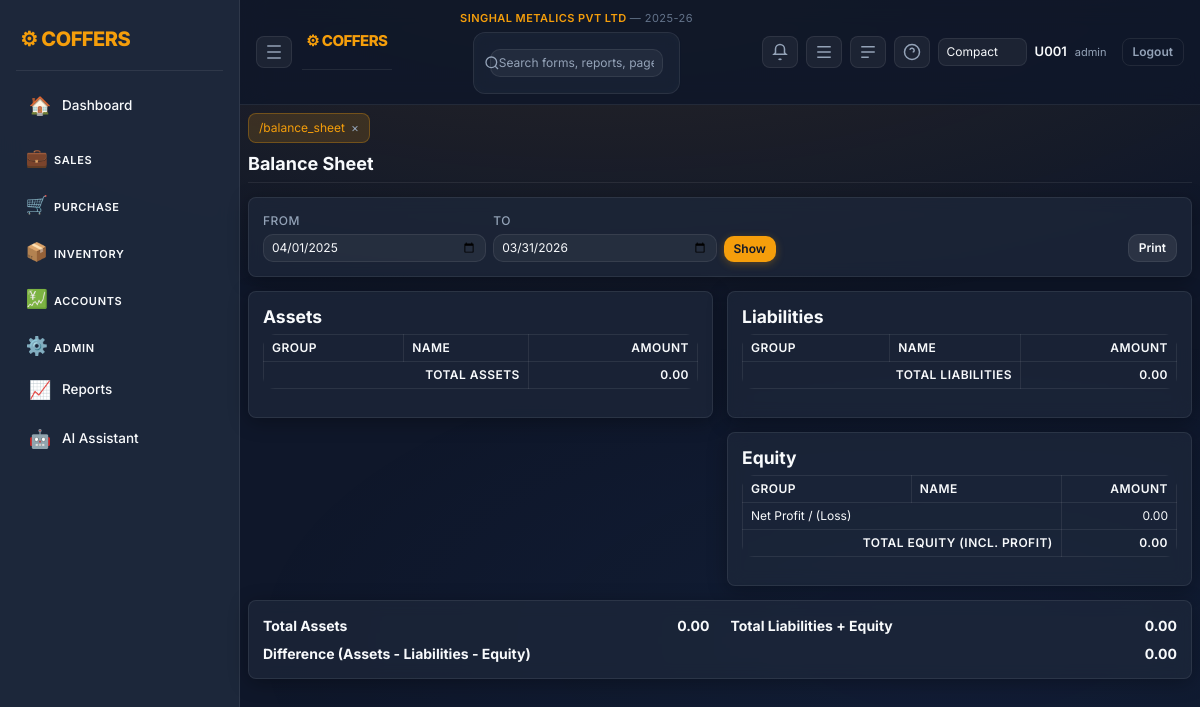
The app's page /balance_sheet (signed in) with its own data.
### tables this page shows
CREATE TABLE company_mast(
          company_id INTEGER PRIMARY KEY AUTOINCREMENT,
          company_name TEXT,
          short_name TEXT,
          gstin TEXT,
          address TEXT,
          city TEXT,
          state TEXT
        , group_name TEXT, company_logo TEXT, app_logo TEXT);

CREATE TABLE financial_years(
          fy_id INTEGER PRIMARY KEY AUTOINCREMENT,
          company_id INTEGER,
          fy_name TEXT,
          start_date TEXT,
          end_date TEXT
        );

### app.py (the view, shortened to what this page needs)
@app.route("/balance_sheet")
def balance_sheet():
    if "user" not in session:
        return redirect("/")
    con = db()
    today_str = today()
    fy_start = session.get("fy_start")
    fy_end = session.get("fy_end")
    from_date = request.args.get("from") or fy_start or today_str
    to_date = request.args.get("to") or fy_end or today_str
    company_id = session.get("company_id")
    asset_rows = []
    liability_rows = []
    equity_rows = []
    total_assets = 0.0
    total_liabilities = 0.0
    total_equity = 0.0
    rows = con.execute("""
        WITH lines AS (
          SELECT h.v_date, l.ledger_id, l.dr, l.cr
          FROM vouchers_lines l
          JOIN vouchers_head h ON h.v_id=l.v_id
          WHERE h.company_id=? AND h.v_date BETWEEN ? AND ?
        )
        SELECT lg.ledger_name name, g.group_name, g.acc_type,
               COALESCE(SUM(lines.dr),0) dr,
               COALESCE(SUM(lines.cr),0) cr
        FROM ledgers lg
        JOIN acc_groups g ON lg.group_id=g.group_id
        LEFT JOIN lines ON lines.ledger_id=lg.ledger_id
        WHERE g.acc_type IN ('ASSET','LIABILITY','EQUITY')
        GROUP BY lg.ledger_id, lg.ledger_name, g.group_name, g.acc_type
        ORDER BY g.acc_type, g.group_name, lg.ledger_name
    """, (company_id, from_date, to_date)).fetchall()
    for r in rows:
        acc_type = r["acc_type"]
        dr = float(r["dr"] or 0)
        cr = float(r["cr"] or 0)
        if acc_type == "ASSET":
            amt = dr - cr
            if amt <= 0:
                continue
        elif acc_type == "LIABILITY":
            amt = cr - dr
            if amt <= 0:
                continue
        elif acc_type == "EQUITY":
            amt = cr - dr
            if amt <= 0:
                continue
    income_expense_rows = con.execute("""
        WITH lines AS (
          SELECT h.v_date, l.ledger_id, l.dr, l.cr
          FROM vouchers_lines l
          JOIN vouchers_head h ON h.v_id=l.v_id
          WHERE h.company_id=? AND h.v_date BETWEEN ? AND ?
        )
        SELECT lg.ledger_name name, g.group_name, g.acc_type,
               COALESCE(SUM(lines.dr),0) dr,
               COALESCE(SUM(lines.cr),0) cr
        FROM ledgers lg
        JOIN acc_groups g ON lg.group_id=g.group_id
        LEFT JOIN lines ON lines.ledger_id=lg.ledger_id
        WHERE g.acc_type IN ('INCOME','EXPENSE')
        GROUP BY lg.ledger_id, lg.ledger_name, g.group_name, g.acc_type
        ORDER BY g.acc_type, g.group_name, lg.ledger_name
    """, (company_id, from_date, to_date)).fetchall()
    total_income = 0.0
    total_expense = 0.0
    for r in income_expense_rows:
        acc_type = r["acc_type"]
        dr = float(r["dr"] or 0)
        cr = float(r["cr"] or 0)
        if acc_type == "INCOME":
            amt = cr - dr
            if amt <= 0:
                continue
            total_income += amt
        elif acc_type == "EXPENSE":
            amt = dr - cr
            if amt <= 0:
                continue
            total_expense += amt
    net_profit = total_income - total_expense
    equity_with_profit = total_equity + net_profit
    total_liab_equity = total_liabilities + equity_with_profit
    diff = total_assets - total_liab_equity
    return render_template(
        "balance_sheet.html",
        from_date=from_date,
        to_date=to_date,
        asset_rows=asset_rows,
        liability_rows=liability_rows,
        equity_rows=equity_rows,
        total_assets=total_assets,
        total_liabilities=total_liabilities,
        total_equity=total_equity,
        net_profit=net_profit,
        equity_with_profit=equity_with_profit,
        total_liab_equity=total_liab_equity,
        diff=diff,
    )

### app.py (called while the page is built)
def today():
    return date.today().isoformat()

def db():
    con = getattr(g, "_db", None)
    if con is None:
        con = sqlite3.connect(DB)
        con.row_factory = sqlite3.Row
        g._db = con
    return con

def ensure_company_context(con):
    ensure_company_core(con)
    row = con.execute("SELECT company_id,company_name FROM company_mast ORDER BY company_id LIMIT 1").fetchone()
    if row and "company_id" not in session:
        session["company_id"] = row["company_id"]
        session["company_name"] = row["company_name"]
    company_id = session.get("company_id")
    if company_id:
        fy = con.execute("""
            SELECT fy_id,fy_name,start_date,end_date
            FROM financial_years
            WHERE company_id=?
            ORDER BY start_date
        """, (company_id,)).fetchone()
        if fy:
            session.setdefault("fy_id", fy["fy_id"])
            session.setdefault("fy_name", fy["fy_name"])
            session.setdefault("fy_start", fy["start_date"])
            session.setdefault("fy_end", fy["end_date"])

@app.before_request
def enforce_login():
    open_endpoints = {
        "login",
        "logout",
        "static",
        "so_preview", "so_accept", "so_decline",
        "la_preview", "la_accept", "la_decline",
        "po_preview", "po_accept", "po_decline",
        "two_factor",
        "public_rates",
    }
    if request.endpoint in open_endpoints or request.endpoint is None:
        return
    if "user" not in session:
        return redirect("/")
    con = db()
    ensure_company_context(con)
    now = int(time.time())
    last = session.get("last_seen", now)
    if now - last > 1800:
        session.clear()
        return redirect("/")
    session["last_seen"] = now

### templates/balance_sheet.html (shortened to what this page needs)
{% extends "base.html" %}
{% block content %}
<h3>Balance Sheet</h3>
<form method="get" class="card p-3 mb-3">
  <div class="row g-2 align-items-end">
    <div class="col-12 col-md-3">
      <label>From</label>
      <input type="date" name="from" value="{{ from_date }}" class="form-control">
    </div>
    <div class="col-12 col-md-3">
      <label>To</label>
      <input type="date" name="to" value="{{ to_date }}" class="form-control">
    </div>
    <div class="col-12 col-md-3">
      <button class="btn btn-primary">Show</button>
    </div>
    <div class="col-12 col-md-3 text-end">
      <button type="button" class="btn btn-secondary" onclick="window.print()">Print</button>
    </div>
  </div>
</form>
<div class="row g-3">
  <div class="col-12 col-lg-6">
    <div class="card p-3">
      <h5>Assets</h5>
      <div class="table-responsive">
        <table class="table table-sm table-bordered">
          <thead>
            <tr>
              <th>Group</th>
              <th>Name</th>
              <th class="text-end">Amount</th>
            </tr>
          </thead>
          <tfoot>
            <tr>
              <th colspan="2" class="text-end">Total Assets</th>
              <th class="text-end">{{ '%.2f'|format(total_assets or 0) }}</th>
            </tr>
          </tfoot>
        </table>
      </div>
    </div>
  </div>
  <div class="col-12 col-lg-6">
    <div class="card p-3 mb-3">
      <h5>Liabilities</h5>
      <div class="table-responsive">
        <table class="table table-sm table-bordered">
          <thead>
            <tr>
              <th>Group</th>
              <th>Name</th>
              <th class="text-end">Amount</th>
            </tr>
          </thead>
          <tfoot>
            <tr>
              <th colspan="2" class="text-end">Total Liabilities</th>
              <th class="text-end">{{ '%.2f'|format(total_liabilities or 0) }}</th>
            </tr>
          </tfoot>
        </table>
      </div>
    </div>
    <div class="card p-3">
      <h5>Equity</h5>
      <div class="table-responsive">
        <table class="table table-sm table-bordered">
          <thead>
            <tr>
              <th>Group</th>
              <th>Name</th>
              <th class="text-end">Amount</th>
            </tr>
          </thead>
          <tbody>
            <tr>
              <td colspan="2">Net Profit / (Loss)</td>
              <td class="text-end">{{ '%.2f'|format(net_profit or 0) }}</td>
            </tr>
          </tbody>
          <tfoot>
            <tr>
              <th colspan="2" class="text-end">Total Equity (incl. Profit)</th>
              <th class="text-end">{{ '%.2f'|format(equity_with_profit or 0) }}</th>
            </tr>
          </tfoot>
        </table>
      </div>
    </div>
  </div>
</div>
<div class="card p-3 mt-3">
  <div class="row">
    <div class="col-12 col-md-6">
      <div class="d-flex justify-content-between">
        <div class="fw-bold">Total Assets</div>
        <div class="fw-bold">{{ '%.2f'|format(total_assets or 0) }}</div>
      </div>
    </div>
    <div class="col-12 col-md-6">
      <div class="d-flex justify-content-between">
        <div class="fw-bold">Total Liabilities + Equity</div>
        <div class="fw-bold">{{ '%.2f'|format(total_liab_equity or 0) }}</div>
      </div>
    </div>
  </div>
  <div class="d-flex justify-content-between mt-2">
    <div class="fw-bold">Difference (Assets - Liabilities - Equity)</div>
    <div class="fw-bold">{{ '%.2f'|format(diff or 0) }}</div>
  </div>
</div>
{% endblock %}

### templates/base.html (shortened to what this page needs)
<!doctype html>
<html lang="en">
<head>
<link href="https://cdn.jsdelivr.net/npm/bootstrap@5.3.2/dist/css/bootstrap.min.css" rel="stylesheet">
<link href="/static/css/style.css" rel="stylesheet">
</head>
<body>
{% set logged_in = session.user is defined and session.user %}
{% if logged_in %}
  <div class="layout">
    <aside class="sidebar">
      <div class="brand">⚙ COFFERS</div>
      <nav class="menu">
        {% set path = request.path if request else '' %}
        <a href="/dashboard" class="menu-item {% if path.startswith('/dashboard') %}active{% endif %}" title="Dashboard"><span class="icon">🏠</span><span class="label">Dashboard</span></a>
        <div class="menu-group">
          <button class="menu-title collapsible" data-target="group-sales">
            <span class="icon">💼</span><span class="label">Sales</span>
          </button>
        </div>
        <div class="menu-group">
          <button class="menu-title collapsible" data-target="group-purchase">
            <span class="icon">🛒</span><span class="label">Purchase</span>
          </button>
        </div>
        <div class="menu-group">
          <button class="menu-title collapsible" data-target="group-inventory">
            <span class="icon">📦</span><span class="label">Inventory</span>
          </button>
        </div>
        <div class="menu-group">
          <button class="menu-title collapsible" data-target="group-accounts">
            <span class="icon">💹</span><span class="label">Accounts</span>
          </button>
        </div>
        <div class="menu-group">
          <button class="menu-title collapsible" data-target="group-admin">
            <span class="icon">⚙️</span><span class="label">Admin</span>
          </button>
        </div>
        <a href="/control_report" class="menu-item {% if path.startswith('/control_report') %}active{% endif %}" title="Reports"><span class="icon">📈</span><span class="label">Reports</span></a>
        <a href="/ai" class="menu-item {% if path.startswith('/ai') %}active{% endif %}" title="AI Assistant"><span class="icon">🤖</span><span class="label">AI Assistant</span></a>
      </nav>
    </aside>
    <main class="main">
      <header class="topbar">
        <div class="top-left">
          <button class="icon-btn" id="collapseBtn" title="Collapse Sidebar">
            <svg xmlns="http://www.w3.org/2000/svg" width="18" height="18" viewBox="0 0 24 24" fill="none" stroke="currentColor" stroke-width="2"><path d="M3 4h18M3 12h18M3 20h18"/></svg>
          </button>
          <div class="brand" style="font-size:15px">⚙ COFFERS</div>
        </div>
        <div class="top-center">
          <div style="font-size:11px;color:#f59e0b;font-weight:600;letter-spacing:0.04em;margin-bottom:3px">
            {{ session.company_name or 'Company not set' }}
            {% if session.fy_name %}<span style="color:#64748b;font-weight:400"> &mdash; {{ session.fy_name }}</span>{% endif %}
          </div>
          <form class="search-wrap" method="get" action="/search">
            <svg class="search-icon" xmlns="http://www.w3.org/2000/svg" width="16" height="16" viewBox="0 0 24 24" fill="none" stroke="currentColor" stroke-width="2"><circle cx="11" cy="11" r="8"/><path d="m21 21-4.3-4.3"/></svg>
            <input class="search" name="q" placeholder="Search forms, reports, pages…" value="{{ request.args.get('q','') if request else '' }}">
          </form>
        </div>
        <div class="top-right">
          <a href="/notifications" class="icon-btn" id="notifBtn" title="Notifications">
            <svg xmlns="http://www.w3.org/2000/svg" width="18" height="18" viewBox="0 0 24 24" fill="none" stroke="currentColor" stroke-width="2"><path d="M6 8a6 6 0 1 1 12 0v5l2 2H4l2-2Z"/><path d="M13.73 21a2 2 0 0 1-3.46 0"/></svg>
          </a>
          <button class="icon-btn" id="rightToggle" title="AI Pane">
            <svg xmlns="http://www.w3.org/2000/svg" width="18" height="18" viewBox="0 0 24 24" fill="none" stroke="currentColor" stroke-width="2"><path d="M3 5h18M3 12h18M3 19h18"/></svg>
          </button>
          <button class="icon-btn" id="bottomToggle" title="Console">
            <svg xmlns="http://www.w3.org/2000/svg" width="18" height="18" viewBox="0 0 24 24" fill="none" stroke="currentColor" stroke-width="2"><path d="M3 5h18M3 12h18M3 19h10"/></svg>
          </button>
          <div class="dropdown">
            <button class="icon-btn" id="helpBtn">
              <svg xmlns="http://www.w3.org/2000/svg" width="18" height="18" viewBox="0 0 24 24" fill="none" stroke="currentColor" stroke-width="2"><circle cx="12" cy="12" r="10"/><path d="M9.09 9a3 3 0 0 1 5.83 1c0 1.5-1 2-2 2"/><path d="M12 17h.01"/></svg>
            </button>
          </div>
          <select id="densitySelect" class="form-select form-select-sm" style="max-width:120px">
            <option value="compact" {% if session.default_density=='compact' %}selected{% endif %}>Compact</option>
          </select>
          <div class="user">
            <span class="user-name">{{session.user or ''}}</span>
            <span class="user-role">{{session.role or ''}}</span>
            <a href="/logout" class="btn btn-sm btn-outline-light ms-2">Logout</a>
          </div>
        </div>
      </header>
      <section class="content">
        <div id="tabsBar" class="tabs"></div>
{% endif %}
        {% block content %}{% endblock %}
{% if logged_in %}
      </section>
    </main>
  </div>
{% endif %}
</body>
</html>

### records on screen
company_mast: company_name "SINGHAL METALICS PVT LTD"
financial_years: fy_name "2025-26", from "04/01/2025", to "03/31/2026"

### other values on screen
{{ session.user or '' }} "U001"
{{ session.role or '' }} "admin"
{{ '%.2f'|format(total_assets or 0) }} "0.00"
{{ '%.2f'|format(total_liabilities or 0) }} "0.00"
{{ '%.2f'|format(net_profit or 0) }} "0.00"
{{ '%.2f'|format(equity_with_profit or 0) }} "0.00"
{{ '%.2f'|format(total_liab_equity or 0) }} "0.00"
{{ '%.2f'|format(diff or 0) }} "0.00"
